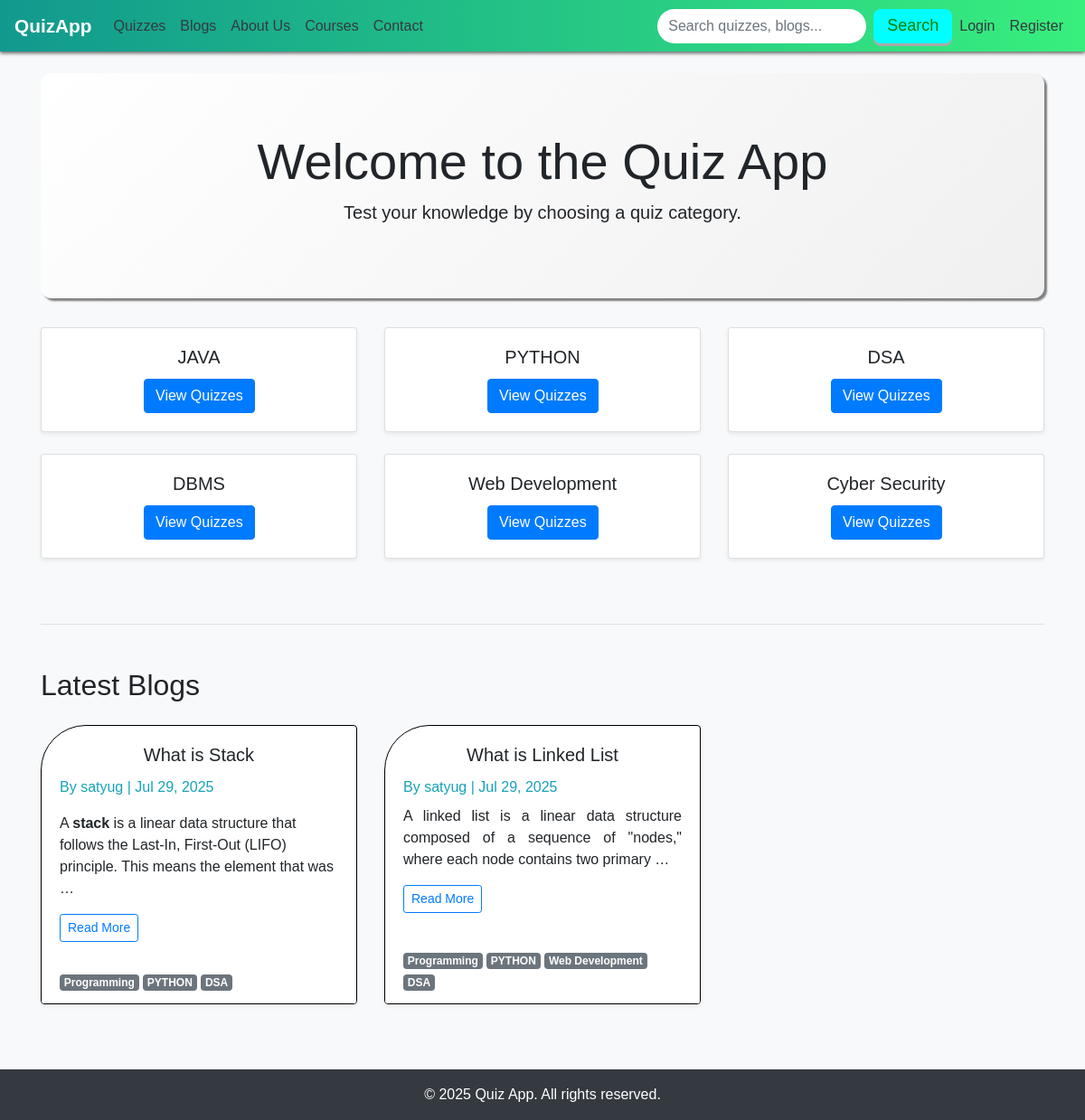
The page / on the database its author committed.
### core/models.py (models this page shows, shortened)
class Category(models.Model):
    name = models.CharField(max_length=100, unique=True)
    description = models.CharField(max_length=500, blank=True, null=True)

class Blog(models.Model):
    title = models.CharField(max_length=200)
    summary = models.TextField()
    content = models.TextField()
    image = models.ImageField(upload_to='blogs/', blank=True, null=True)
    created_at = models.DateTimeField(default=timezone.now)
    tags = models.ManyToManyField(Tag, related_name='blogs', blank=True)
    author = models.ForeignKey(User, on_delete=models.CASCADE, related_name='blogs', default = 1)
    updated_at = models.DateTimeField(auto_now=True)

class Tag(models.Model):
    name = models.CharField(max_length=50, unique=True)

### core/views.py (the view)
# urls.py: 2. Add a URL to urlpatterns:  path('', views.home, name='home')
def home(request):
    categories = Category.objects.all()
    blogs = Blog.objects.all().order_by('-created_at')[:6]  # latest 6 blogs
    return render(request, 'core/home.html', {'categories': categories,'blogs':blogs})

### templates/core/home.html (shortened to what this page needs)
{% extends 'core/base.html' %}
{% block content %}
<div class="jumbotron text-center bg-light shadow-sm home_banner">
    <h1 class="display-4 animate__animated animate__fadeInDown">Welcome to the Quiz App</h1>
    <p class="lead animate__animated animate__fadeInUp animate__delay-1s">Test your knowledge by choosing a quiz category.</p>
</div>
<div class="row">
    {% for category in categories %}
        <div class="col-md-4 mb-4 animate__animated animate__rubberBand">
            <div class="card shadow-sm">
                <div class="card-body text-center">
                    <h5 class="card-title animate__animated animate__flash animate__delay-1s">{{ category.name }}</h5>
                    <a href="{% url 'category_quizzes' category.id %}" class="btn btn-primary animate__animated animate__heartBeat animate__delay-2s">View Quizzes</a>
                </div>
            </div>
        </div>
    {% empty %}
        <div class="col-12 text-center">
            <p>No categories available.</p>
        </div>
    {% endfor %}
</div>
<hr class="my-5">
<h2 class="mb-4">Latest Blogs</h2>
<div class="row">
    {% for blog in blogs %}
        <div class="col-md-4 mb-4 crds_home">
            <div class="card shadow-sm h-100">
                <div class="card-body">
                    <h5 class="card-title text-center">{{ blog.title }}</h5>
                    <p class="text-info mb-2">
                        By {{ blog.author }} | {{ blog.created_at|date:"M d, Y" }}
                    </p>
                    <p class="card-text text-justify">{{ blog.content|truncatewords:20|safe }}</p>
                    <a href="{% url 'blog_detail' blog.id %}" class="btn btn-outline-primary btn-sm">Read More</a>
                </div>
                {% if blog.tags.all %}
                    <div class="card-footer bg-white border-0">
                        {% for tag in blog.tags.all %}
                            <span class="badge badge-secondary">{{ tag.name }}</span>
                        {% endfor %}
                    </div>
                {% endif %}
            </div>
        </div>
    {% empty %}
        <div class="col-12 text-center">
            <p>No blogs available.</p>
        </div>
    {% endfor %}
</div>
{% endblock %}

### templates/core/base.html (shortened to what this page needs)
{% load static %}
<!DOCTYPE html>
<html lang="en">
<head>
    <link rel="stylesheet" href="https://stackpath.bootstrapcdn.com/bootstrap/4.5.2/css/bootstrap.min.css">
    <link rel="stylesheet" href="{% static 'css/style.css' %}">
    <link rel="stylesheet" href="{% static 'core/style.css' %}">
    <link rel="stylesheet" href="https://cdnjs.cloudflare.com/ajax/libs/animate.css/4.1.1/animate.min.css"/>
</head>
<body>
    <nav class="navbar navbar-expand-lg navbar-dark sticky-top custom-sticky-navbar nav_back">
        {% if not user.is_staff %}
            <a class="navbar-brand animate__animated animate__pulse animate__infinite" href="{% url 'home' %}">QuizApp</a>
        {% else %}
            <a class="navbar-brand" href="{% url 'admin_dashboard' %}">QuizApp</a>
        {% endif %}
        <div class="collapse navbar-collapse" id="navbarNavDropdown">
            <ul class="navbar-nav mr-auto">
                {% if user.is_authenticated and not user.is_staff %}
                    <li class="nav-item"><a class="nav-link text-light" href="{% url 'quiz_list' %}">Quizzes</a></li>
                    <li class="nav-item"><a class="nav-link text-light" href="{% url 'blog_list' %}">Blogs</a></li>
                    <li class="nav-item"><a class="nav-link text-light" href="{% url 'about' %}">About Us</a></li>
                    <li class="nav-item"><a class="nav-link text-light" href="{% url 'course' %}">Courses</a></li>
                    <li class="nav-item"><a class="nav-link text-light" href="{% url 'contact' %}">Contact</a></li>
                {% else %}
                    <li class="nav-item"><a class="nav-link text-dark" href="{% url 'quiz_list' %}">Quizzes</a></li>
                    <li class="nav-item"><a class="nav-link text-dark" href="{% url 'blog_list' %}">Blogs</a></li>
                    <li class="nav-item"><a class="nav-link text-dark" href="{% url 'about' %}">About Us</a></li>
                    <li class="nav-item"><a class="nav-link text-dark" href="{% url 'course' %}">Courses</a></li>
                    <li class="nav-item"><a class="nav-link text-dark" href="{% url 'contact' %}">Contact</a></li>
                {% endif %}
            </ul>
            <form class="d-flex me-3" method="get" action="{% url 'search' %}">
                <input id="search_button" class="form-control me-2" type="search" name="q" placeholder="Search quizzes, blogs...">
                <button class="btn btn-info ml-2" id="search_btn" type="submit">Search</button>
            </form>
            <ul class="navbar-nav">
                {% if user.is_authenticated %}
                    <li class="nav-item">
                        <a class="nav-link text-danger" style="text-decoration:2px 2px 1px grey">Hello, {{ user.username|upper }}</a>
                    </li>
                    <li class="nav-item">
                        <a class="nav-link text-dark" href="{% url 'my_attempts' %}">My Attempts</a>
                    </li>
                    <li class="nav-item">
                        <a class="nav-link text-dark" href="{% url 'logout' %}">Logout</a>
                    </li>
                {% else %}
                    <li class="nav-item"><a class="nav-link text-dark" href="{% url 'login' %}">Login</a></li>
                    <li class="nav-item"><a class="nav-link text-dark" href="{% url 'register' %}">Register</a></li>
                {% endif %}
            </ul>
        </div>
      </nav>
    <div class="container mt-4 main-content">
        {% block content %}{% endblock %}
    </div>
    <footer class="bg-dark text-white text-center py-3 mt-5">
        &copy; 2025 Quiz App. All rights reserved.
    </footer>
</body>
</html>

### static/css/style.css (style rules this page uses)
body { font-family: 'Segoe UI', sans-serif; }
.custom-sticky-navbar { position: sticky; top: 0; z-index: 1020; box-shadow: 0 2px 4px rgba(0, 0, 0, 0.6); }
.home_banner { box-shadow: 3px 3px 2px grey !important; background: linear-gradient(135deg, #ffffff 0%, #f0f0f0 100%); box-shadow: 0 8px 20px rgba(0, 0, 0, 0.1); border-radius: 12px; }
.nav_back { background: linear-gradient(90deg, #11998e 0%, #38ef7d 100%) !important; }
#search_button { border-radius: 20px; border:None; }
#search_btn { background-color:aqua; color: green; padding: 5px 15px; border: none; border-radius: 8px; font-size: 18px; cursor: pointer; outline: none; position: relative; box-shadow: 0 3px 0 #aaa; transition: all 0.1s ease-in-out; }
.crds_home .card { border-top-left-radius:50px; border-color:black; border-width: 1px; }

### static/core/style.css (style rules this page uses)
.card { box-shadow: 0 0 10px rgba(0,0,0,0.05); }
.navbar-brand { font-weight: bold; font-size: 1.3rem; }
html, body { height: 100%; margin: 0; display: flex; flex-direction: column; }
body { font-family: Arial, sans-serif; background-color: #f8f9fa; }
.main-content { flex: 1; }
footer { background-color: #343a40; color: white; padding: 1rem; text-align: center; }

### rows shown on the page
Category: name "JAVA"
Category: name "PYTHON"
Category: name "DSA"
Category: name "DBMS"
Category: name "Web Development"
Category: name "Cyber Security"
Blog: title "What is Stack", author "satyug", created_at "Jul 29, 2025", content "A stack is a linear data structure that follows the Last-In, First-Out (LIFO) principle. This means the element that was …"
Tag: name "Programming"
Tag: name "PYTHON"
Tag: name "DSA"
Blog: title "What is Linked List", author "satyug", created_at "Jul 29, 2025", content "A linked list is a linear data structure composed of a sequence of \"nodes,\" where each node contains two primary …"
Tag: name "Web Development"
